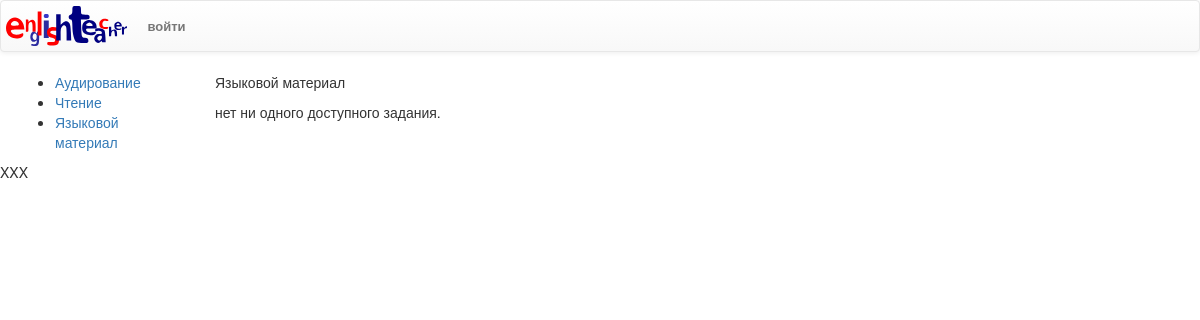
The page /oge/fipi/test18_26/ on the database as committed earlier.
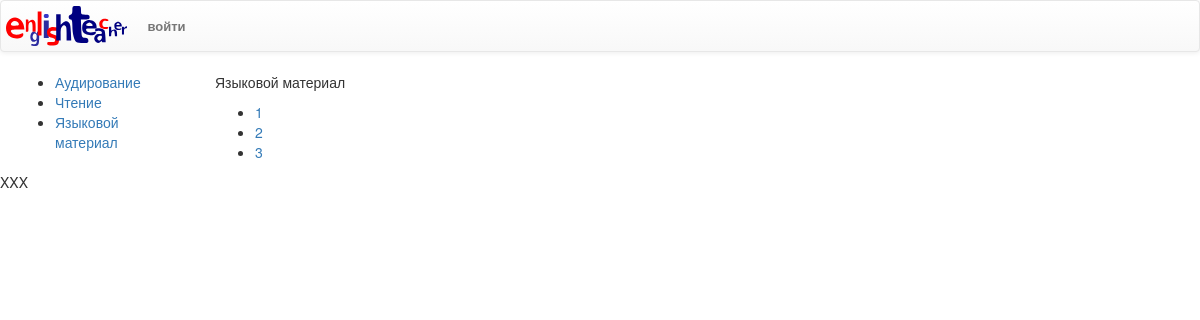
The same page on the database as committed later.
### oge/models.py (models this page shows, shortened)
class Tests18_26(models.Model):
	tests18_26 = models.TextField()
	splited_tests18_26 = models.TextField(null=True,blank=True,default=None)
	pub_data = models.DateTimeField('дата публикации',default=timezone.now)

### oge/views.py (the view)
# urls.py: url(r'^fipi/test18_26/(?P<test_id>[0-9]+)/$',
def test18_26(request):
	latest_tests18_26_list = Tests18_26.objects.order_by('-pub_data')[:5]
	context = {'latest_tests18_26_list': latest_tests18_26_list}
	return render(request, 'oge/test18_26.html', context)

### oge/templates/oge/test18_26.html (shortened to what this page needs)
{% extends 'oge/fipi.html' %}
{% block fipi_filling %}
<div>
	<p>Языковой материал</p>
{% if latest_tests18_26_list %}
		<ul>
	{% for tests18_26 in latest_tests18_26_list %}
			<li><a href="/oge/fipi/test18_26/{{ tests18_26.id }}/">{{ tests18_26.id }}</a></li>
	{% endfor %}
		</ul>
{% else %}
		<p>нет ни одного доступного задания.</p>
{% endif %}
</div>
{% endblock %}

Rows that differ between the two databases and show on the page:
added Tests18_26: id "1"
added Tests18_26: id "2"
added Tests18_26: id "3"
Other text that changed with them:
text no longer shown: "нет ни одного доступного задания."
